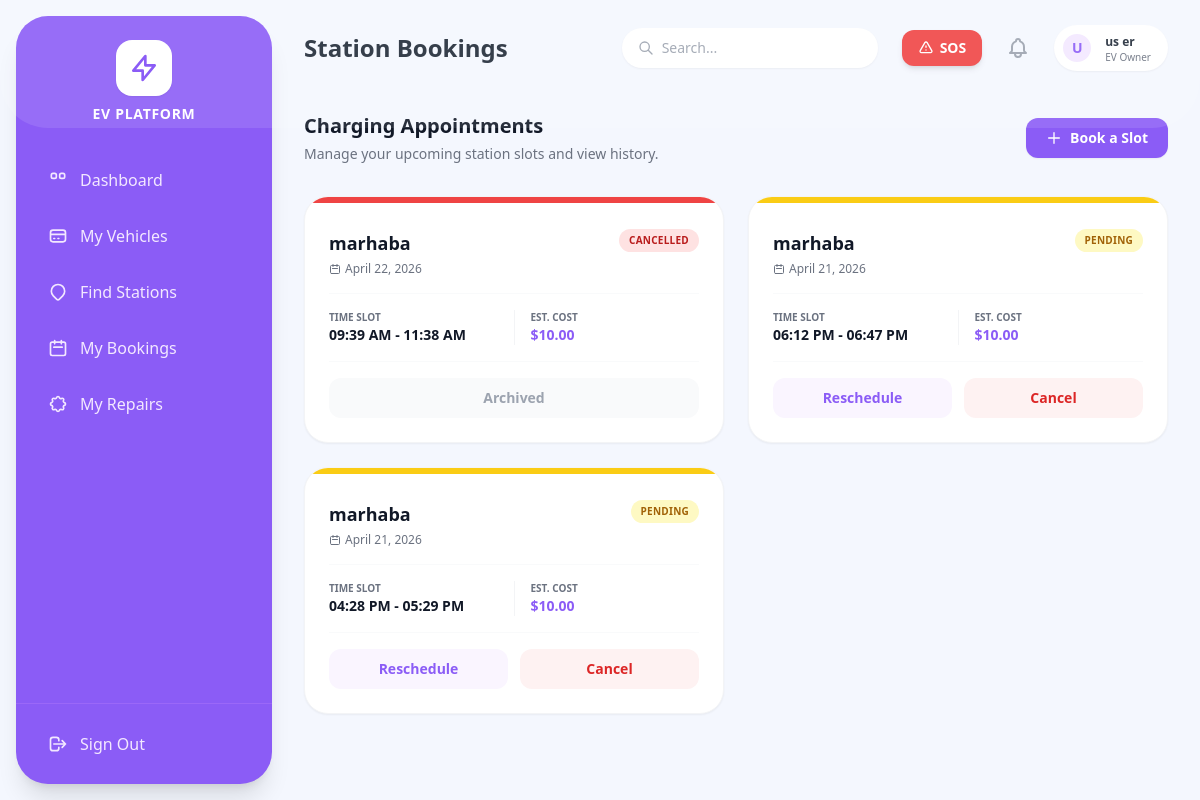
The app's page /owner/bookings/ (signed in) with its own data.
### accounts/models.py (models this page shows, shortened)
class User(AbstractUser):
    class RoleChoices(models.TextChoices):
        ADMIN = 'ADMIN', 'Admin'
        EV_OWNER = 'EV_OWNER', 'EV Owner'
        STATION_OPERATOR = 'STATION_OPERATOR', 'Charging Station Operator'
        SERVICE_CENTER = 'SERVICE_CENTER', 'Service Center'
        DELIVERY_PARTNER = 'DELIVERY_PARTNER', 'Delivery Partner'
    role = models.CharField(max_length=20, choices=RoleChoices.choices, default=RoleChoices.EV_OWNER)
    phone_number = models.CharField(max_length=15, unique=True, blank=True, null=True)
    is_approved = models.BooleanField(default=False)
    email_verified = models.BooleanField(default=False) # For optional email verification

### owner/models.py (models this page shows)
class StationBooking(models.Model):
    STATUS_CHOICES = (
        ('pending', 'Pending'),
        ('approved', 'Approved'),
        ('rejected', 'Rejected'),
        ('completed', 'Completed'),
        ('cancelled', 'Cancelled'),
    )
    user = models.ForeignKey(settings.AUTH_USER_MODEL, on_delete=models.CASCADE, related_name='owner_station_bookings')
    vehicle = models.ForeignKey(Vehicle, on_delete=models.CASCADE, related_name='bookings')
    station = models.ForeignKey('station.ChargingStation', on_delete=models.CASCADE, related_name='bookings')
    charger = models.ForeignKey('station.Charger', on_delete=models.SET_NULL, null=True, blank=True, related_name='assigned_bookings')
    date = models.DateField()
    start_time = models.TimeField()
    end_time = models.TimeField()
    estimated_cost = models.DecimalField(max_digits=8, decimal_places=2, default=10.00)
    status = models.CharField(max_length=20, choices=STATUS_CHOICES, default='pending')
    created_at = models.DateTimeField(auto_now_add=True)

### station/models.py (models this page shows, shortened)
class ChargingStation(models.Model):
    operator = models.OneToOneField(settings.AUTH_USER_MODEL, on_delete=models.CASCADE, related_name='operated_station', null=True, blank=True)
    name = models.CharField(max_length=255)
    location = models.CharField(max_length=255)
    operating_hours = models.CharField(max_length=100, default="24/7")
    status = models.CharField(max_length=20, choices=[('ACTIVE', 'Active'), ('INACTIVE', 'Inactive')], default='ACTIVE')
    base_rate = models.DecimalField(max_digits=6, decimal_places=2, default=10.00, help_text="Base rate per booking/hour")
    is_dynamic_pricing = models.BooleanField(default=False, help_text="Enable automatic surge pricing during peak hours")
    created_at = models.DateTimeField(auto_now_add=True)

### owner/views.py (the view)
# urls.py: path('bookings/', views.booking_list, name='booking_list'),
@login_required
@role_required('EV_OWNER')
def booking_list(request):
    bookings = StationBooking.objects.select_related('station', 'vehicle').filter(user=request.user)
    status_filter = request.GET.get('status', '')
    if status_filter:
        bookings = bookings.filter(status=status_filter)
    bookings = bookings.order_by('-date', '-start_time')
    paginator = Paginator(bookings, 10)
    page_obj = paginator.get_page(request.GET.get('page'))
    return render(request, 'owner/booking_list.html', {'bookings': page_obj, 'status_filter': status_filter})

### notifications/context_processors.py (called while the page is built)
def unread_count(request):
    if request.user.is_authenticated:
        count = request.user.notifications.filter(is_read=False).count()
        return {'unread_notifications_count': count}
    return {'unread_notifications_count': 0}

### owner/templates/owner/booking_list.html (shortened to what this page needs)
{% extends 'base.html' %}
{% block header_title %}Station Bookings{% endblock %}
{% block content %}
<div class="flex flex-col sm:flex-row justify-between items-start sm:items-center mb-8 gap-4">
    <div>
        <h2 class="text-xl font-bold text-gray-900">Charging Appointments</h2>
        <p class="text-sm text-gray-500 mt-1">Manage your upcoming station slots and view history.</p>
    </div>
    <a href="{% url 'booking_create' %}" class="bg-[#8b5cf6] text-white px-5 py-2.5 rounded-xl text-sm font-bold hover:bg-purple-600 transition shadow-sm flex items-center gap-2">
        <svg class="w-4 h-4" fill="none" stroke="currentColor" viewBox="0 0 24 24"><path stroke-linecap="round" stroke-linejoin="round" stroke-width="2" d="M12 4v16m8-8H4"></path></svg>
        Book a Slot
    </a>
</div>
<div class="grid grid-cols-1 lg:grid-cols-2 gap-6">
    {% for booking in bookings %}
    <div class="bg-white rounded-[1.5rem] p-6 shadow-sm border border-gray-100 relative overflow-hidden group">
        <div class="absolute top-0 left-0 w-full h-1.5
            {% if booking.status == 'approved' %}bg-green-500
            {% elif booking.status == 'pending' %}bg-yellow-400
            {% elif booking.status == 'cancelled' %}bg-red-500
            {% else %}bg-gray-300{% endif %}">
        </div>
        <div class="flex justify-between items-start mb-4 mt-2">
            <div>
                <h3 class="text-lg font-bold text-gray-900">{{ booking.station.name|default:"Station Unavailable" }}</h3>
                <p class="text-xs text-gray-500 mt-1 flex items-center gap-1">
                    <svg class="w-3 h-3" fill="none" stroke="currentColor" viewBox="0 0 24 24"><path stroke-linecap="round" stroke-linejoin="round" stroke-width="2" d="M8 7V3m8 4V3m-9 8h10M5 21h14a2 2 0 002-2V7a2 2 0 00-2-2H5a2 2 0 00-2 2v12a2 2 0 002 2z"></path></svg>
                    {{ booking.date|date:"F d, Y" }}
                </p>
            </div>
            <span class="text-[10px] font-bold px-2.5 py-1 rounded-full uppercase tracking-wide
                {% if booking.status == 'approved' %}bg-green-100 text-green-700
                {% elif booking.status == 'pending' %}bg-yellow-100 text-yellow-700
                {% elif booking.status == 'cancelled' %}bg-red-100 text-red-700
                {% else %}bg-gray-100 text-gray-700{% endif %}">
                {{ booking.get_status_display }}
            </span>
        </div>
        <div class="flex items-center gap-4 py-4 border-y border-gray-50 mb-4">
            <div class="flex-1">
                <p class="text-[10px] text-gray-500 uppercase font-bold">Time Slot</p>
                <p class="text-sm font-bold text-gray-900">{{ booking.start_time|time:"h:i A" }} - {{ booking.end_time|time:"h:i A" }}</p>
            </div>
            <div class="flex-1 border-l border-gray-100 pl-4">
                <p class="text-[10px] text-gray-500 uppercase font-bold">Est. Cost</p>
                <p class="text-sm font-bold text-[#8b5cf6]">${{ booking.estimated_cost|default:"0.00" }}</p>
            </div>
        </div>
        <div class="flex space-x-3">
            {% if booking.status == 'pending' or booking.status == 'approved' %}
                <a href="{% url 'booking_reschedule' booking.id %}" class="flex-1 text-center py-2.5 text-sm text-[#8b5cf6] bg-purple-50 rounded-xl hover:bg-purple-100 font-bold transition">Reschedule</a>
                <a href="{% url 'booking_cancel' booking.id %}" class="flex-1 text-center py-2.5 text-sm text-red-600 bg-red-50 rounded-xl hover:bg-red-100 font-bold transition" onclick="return confirm('Are you sure you want to cancel this booking?');">Cancel</a>
            {% else %}
                <button disabled class="flex-1 text-center py-2.5 text-sm text-gray-400 bg-gray-50 rounded-xl font-bold cursor-not-allowed">Archived</button>
            {% endif %}
        </div>
    </div>
    {% endfor %}
</div>
{% endblock %}

### templates/base.html (shortened to what this page needs)
<!DOCTYPE html>
<html lang="en">
<head>
    <script src="https://cdn.tailwindcss.com"></script>
</head>
<body class="flex h-screen font-sans text-gray-800 antialiased overflow-hidden">
    <aside id="mobile-sidebar" class="fixed md:static inset-y-0 left-0 z-50 w-64 bg-[#8b5cf6] text-white flex flex-col sidebar-hidden md:transform-none md:my-4 md:ml-4 md:rounded-[2rem] shadow-xl overflow-hidden">
        <div class="flex items-center justify-between md:justify-center mt-6 mb-8 px-6 md:px-0 z-10">
            <div class="flex flex-col items-center">
                <div class="bg-white text-[#8b5cf6] p-3 rounded-2xl mb-2 shadow-sm flex items-center justify-center">
                    <svg class="h-8 w-8" fill="none" stroke="currentColor" viewBox="0 0 24 24"><path stroke-linecap="round" stroke-linejoin="round" stroke-width="2" d="M13 10V3L4 14h7v7l9-11h-7z"></path></svg>
                </div>
                <h2 class="font-bold tracking-wider text-sm uppercase hidden md:block">EV Platform</h2>
            </div>
        </div>
        <nav class="flex-1 px-4 overflow-y-auto hide-scrollbar z-10 pb-4">
            <ul class="space-y-2">
                {% if request.user.role == 'EV_OWNER' %}
                <li><a href="{% url 'owner_dashboard' %}" class="flex items-center space-x-3 px-4 py-3 rounded-xl text-purple-100 hover:bg-white hover:bg-opacity-10 transition font-medium"><svg class="w-5 h-5" fill="none" stroke="currentColor" viewBox="0 0 24 24"><path stroke-linecap="round" stroke-linejoin="round" stroke-width="2" d="M4 6a2 2 0 012-2h2a2 2 0 012 2v2a2 2 0 01-2 2H6a2 2 0 01-2-2V6zM14 6a2 2 0 012-2h2a2 2 0 012 2v2a2 2 0 01-2 2h-2a2 2 0 01-2-2V6z"></path></svg><span>Dashboard</span></a></li>
                <li><a href="{% url 'owner_vehicle_list' %}" class="flex items-center space-x-3 px-4 py-3 rounded-xl text-purple-100 hover:bg-white hover:bg-opacity-10 transition font-medium"><svg class="w-5 h-5" fill="none" stroke="currentColor" viewBox="0 0 24 24"><path stroke-linecap="round" stroke-linejoin="round" stroke-width="2" d="M3 10h18M7 15h1m4 0h1m-7 4h12a3 3 0 003-3V8a3 3 0 00-3-3H6a3 3 0 00-3 3v8a3 3 0 003 3z"></path></svg><span>My Vehicles</span></a></li>
                <li><a href="{% url 'browse_stations' %}" class="flex items-center space-x-3 px-4 py-3 rounded-xl text-purple-100 hover:bg-white hover:bg-opacity-10 transition font-medium"><svg class="w-5 h-5" fill="none" stroke="currentColor" viewBox="0 0 24 24"><path stroke-linecap="round" stroke-linejoin="round" stroke-width="2" d="M17.657 16.657L13.414 20.9a1.998 1.998 0 01-2.827 0l-4.244-4.243a8 8 0 1111.314 0z"></path></svg><span>Find Stations</span></a></li>
                <li><a href="{% url 'booking_list' %}" class="flex items-center space-x-3 px-4 py-3 rounded-xl text-purple-100 hover:bg-white hover:bg-opacity-10 transition font-medium"><svg class="w-5 h-5" fill="none" stroke="currentColor" viewBox="0 0 24 24"><path stroke-linecap="round" stroke-linejoin="round" stroke-width="2" d="M8 7V3m8 4V3m-9 8h10M5 21h14a2 2 0 002-2V7a2 2 0 00-2-2H5a2 2 0 00-2 2v12a2 2 0 002 2z"></path></svg><span>My Bookings</span></a></li>
                <li><a href="{% url 'owner_service_dashboard' %}" class="flex items-center space-x-3 px-4 py-3 rounded-xl text-purple-100 hover:bg-white hover:bg-opacity-10 transition font-medium"><span>My Repairs</span></a></li>
                {% endif %}
            </ul>
        </nav>
        <div class="p-4 z-10 border-t border-purple-400 border-opacity-30">
            <form method="post" action="{% url 'logout' %}">
                <button type="submit" class="w-full flex items-center space-x-3 px-4 py-3 rounded-xl text-purple-100 hover:bg-white hover:text-red-500 hover:bg-opacity-10 transition font-medium">
                    <svg class="w-5 h-5" fill="none" stroke="currentColor" viewBox="0 0 24 24"><path stroke-linecap="round" stroke-linejoin="round" stroke-width="2" d="M17 16l4-4m0 0l-4-4m4 4H7m6 4v1a3 3 0 01-3 3H6a3 3 0 01-3-3V7a3 3 0 013-3h4a3 3 0 013 3v1"></path></svg>
                    <span>Sign Out</span>
                </button>
            </form>
        </div>
    </aside>
    <div class="flex-1 flex flex-col h-full overflow-hidden">
        <header class="h-20 bg-transparent flex items-center justify-between px-4 md:px-8 z-10 pt-4 md:pt-6 pb-2">
            <div class="flex items-center">
                <h1 class="text-xl md:text-2xl font-bold text-gray-800 truncate">
                    {% block header_title %}Dashboard{% endblock %}
                </h1>
            </div>
            <div class="flex items-center space-x-3 md:space-x-6">
                <div class="hidden lg:block relative w-64">
                    <input type="text" placeholder="Search..." class="w-full bg-white rounded-full py-2.5 pl-10 pr-4 shadow-sm border-none focus:ring-2 focus:ring-[#8b5cf6] text-sm text-gray-600 outline-none">
                    <svg class="w-4 h-4 text-gray-400 absolute left-4 top-3" fill="none" stroke="currentColor" viewBox="0 0 24 24"><path stroke-linecap="round" stroke-linejoin="round" stroke-width="2" d="M21 21l-6-6m2-5a7 7 0 11-14 0 7 7 0 0114 0z"></path></svg>
                </div>
                {% if request.user.role == 'EV_OWNER' %}
                <form method="post" action="{% url 'trigger_sos' %}" class="inline-block" onsubmit="return confirm('Are you sure you want to trigger an Emergency SOS? This will alert all service centers.');">
                    <button type="submit" class="bg-red-500 text-white px-4 py-2 rounded-xl font-bold text-sm shadow-md hover:bg-red-600 animate-pulse flex items-center transition">
                        <svg class="w-4 h-4 mr-1.5" fill="none" stroke="currentColor" viewBox="0 0 24 24"><path stroke-linecap="round" stroke-linejoin="round" stroke-width="2" d="M12 9v2m0 4h.01m-6.938 4h13.856c1.54 0 2.502-1.667 1.732-3L13.732 4c-.77-1.333-2.694-1.333-3.464 0L3.34 16c-.77 1.333.192 3 1.732 3z"></path></svg>
                        SOS
                    </button>
                </form>
                {% endif %}
                <div class="relative group">
                    <a href="{% url 'notification_list' %}" class="relative p-2 text-gray-400 hover:text-gray-500">
                    </a>
                </div>
                <a href="{% url 'profile_view' %}" class="flex items-center space-x-3 bg-white pl-1.5 pr-4 py-1.5 rounded-full shadow-sm border border-gray-100 hover:bg-purple-50 transition border-transparent hover:border-purple-200 cursor-pointer group">
                    <div class="h-8 w-8 rounded-full bg-purple-100 flex items-center justify-center text-[#8b5cf6] font-bold uppercase text-sm border-2 border-white">
                        {{ request.user.username|make_list|first }}
                    </div>
                    <div class="hidden md:block text-left">
                        <p class="text-xs font-bold text-gray-800 group-hover:text-[#8b5cf6] transition">{{ request.user.get_full_name|default:request.user.username }}</p>
                        <p class="text-[10px] text-gray-500 leading-none mt-0.5">{{ request.user.get_role_display }}</p>
                    </div>
                </a>
            </div>
        </header>
        <main class="flex-1 overflow-x-hidden overflow-y-auto p-4 md:p-8 hide-scrollbar">
            {% block content %}
            {% endblock %}
        </main>
    </div>
</body>
</html>

### templates/base.html (style rules this page uses)
body { font-family: 'Poppins', sans-serif; background-color: #f4f7fe; }
#mobile-sidebar { transition: transform 0.3s ease-in-out; }
.sidebar-hidden { transform: translateX(-100%); }
.hide-scrollbar { -ms-overflow-style: none; scrollbar-width: none; }

### records on screen
User: user.username|make_list "U", user.get_full_name "us er", user.role "EV Owner"
StationBooking: station.name "marhaba", date "April 22, 2026", status "CANCELLED", start_time "09:39 AM", end_time "11:38 AM", estimated_cost "10.00", shows "Archived"
StationBooking: station.name "marhaba", date "April 21, 2026", status "PENDING", start_time "06:12 PM", end_time "06:47 PM", estimated_cost "10.00", shows "Reschedule"
StationBooking: station.name "marhaba", date "April 21, 2026", status "PENDING", start_time "04:28 PM", end_time "05:29 PM", estimated_cost "10.00", shows "Reschedule"
